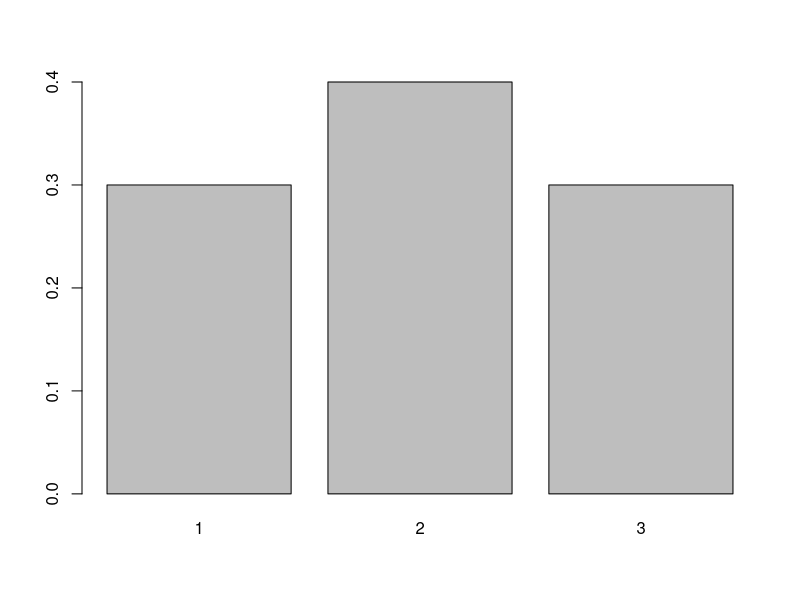
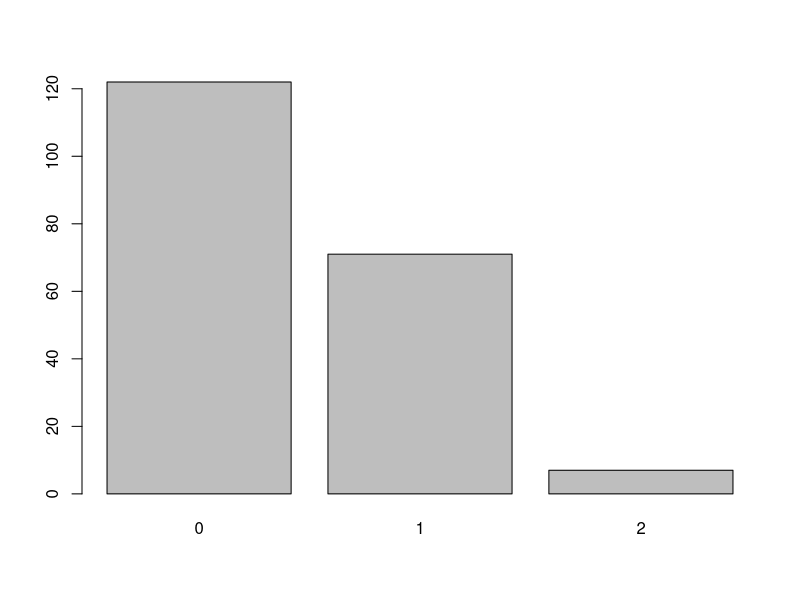
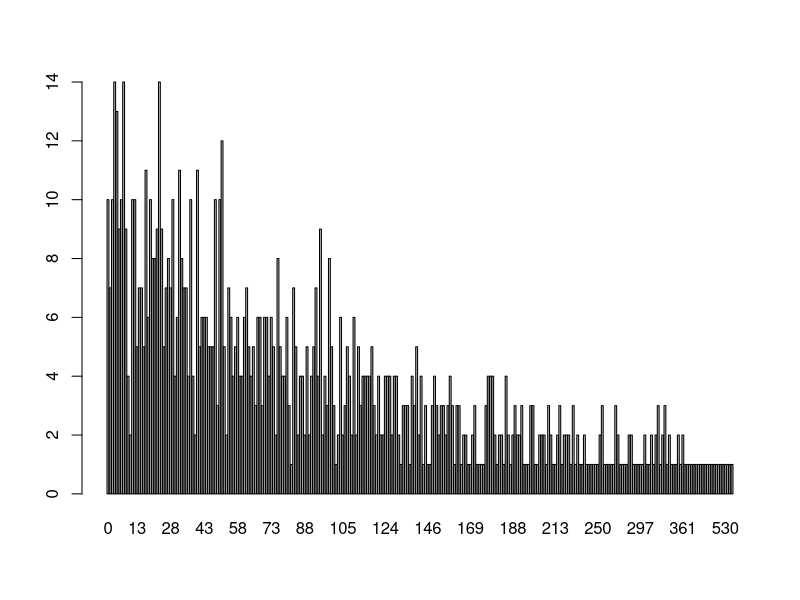

The R source for these figures, in order:
## ---- chunk 1
1-pbinom(2,20,0.2)
## ---- chunk 2
dbinom(8,20,.2)
## ---- chunk 3
dbinom(0:5,5,0.4)
## ---- chunk 4
1-pbinom(2,5,0.4)
## ---- chunk 5
dbinom(3,5,0.4)+dbinom(4,5,0.4)+dbinom(5,5,0.4)
## ---- chunk 6
x<-rbinom(10,5,0.4)
barplot(table(x)/length(x))
## ---- chunk 7
dbinom(0:5,5,0.4)
## ---- chunk 8
1-dhyper(0,2,13,3)
## ---- chunk 9
sum(dhyper(1:2,2,13,3))
## ---- chunk 10
z<-rhyper(200,2,13,3)
barplot(table(z))
## ---- chunk 11
phyper(1,5,15,3)
## ---- chunk 12
sum(dhyper(0:1,5,15,3))
## ---- chunk 13
dhyper(0:5,8,7,5)
## ---- chunk 14
media<-5*(8/15)
media
## ---- chunk 15
varianza<-media*(1-(8/15))*((15-5)/(15-1))
varianza
## ---- chunk 16
DE<-sqrt(varianza)
DE
## ---- chunk 17
DE/media*100
## ---- chunk 18
dgeom(7,0.02)
## ---- chunk 19
(1-0.02)/0.02
## ---- chunk 20
dgeom(125,0.01)
## ---- chunk 21
pgeom(8,0.01)
## ---- chunk 22
qgeom(0.4,0.01)
## ---- chunk 23
barplot(table(rgeom(1000,0.01)))
## ---- chunk 24
dnbinom(7,3,0.4)
## ---- chunk 25
dnbinom(2,2,0.5)
## ---- chunk 26
dpois(7,20)
## ---- chunk 27
-(1/10)*log(0.9)
## ---- chunk 28
2.8*1.2/2
## ---- chunk 29
1-sum(dpois(0:3,1.8))
## ---- chunk 30
1-ppois(3,1.8)
## ---- chunk 31
solucion <- 1-ppois(2,1.8)
solucion
## ---- chunk 32
(1-solucion)^2
